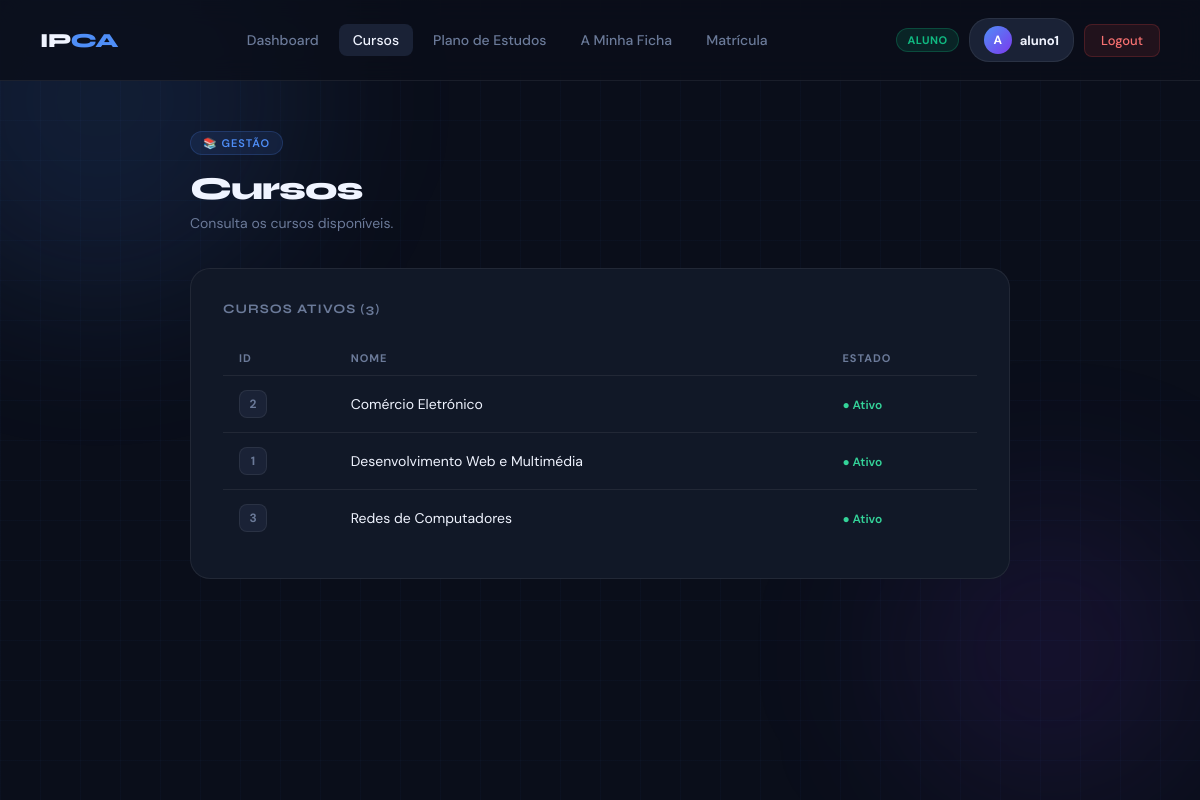
The page /cursos.php (signed in) on the database its author committed.
### tables this page shows
CREATE TABLE `cursos` (
  `ID` int(11) NOT NULL AUTO_INCREMENT,
  `Nome` text NOT NULL,
  `ativo` tinyint(1) NOT NULL DEFAULT 1,
  PRIMARY KEY (`ID`)
);

### cursos.php (the view, shortened to what this page needs)
<?php
require_once 'config.php';
$isAdmin   = ($_SESSION['grupo'] == 1);
$isGestor  = ($_SESSION['grupo'] == 4);
$podeGerir = ($isAdmin || $isGestor);
$cursos_ativos   = $pdo->query("SELECT * FROM cursos WHERE ativo=1 ORDER BY Nome")->fetchAll();
?>
<!DOCTYPE html>
<html lang="pt">
<head>
</head>
<body>
<div class="orb orb-1"></div><div class="orb orb-2"></div>
<?php include 'navbar.php'; ?>
<main>
    <div class="page-header">
        <div class="page-tag">📚 Gestão</div>
        <h1>Cursos</h1>
        <p><?= $podeGerir ? 'Cria, edita e gere os cursos. A desativação mantém o histórico.' : 'Consulta os cursos disponíveis.' ?></p>
    </div>
    <div class="box">
        <div class="box-title">Cursos Ativos (<?= count($cursos_ativos) ?>)</div>
        <?php if (empty($cursos_ativos)): ?>
            <p style="color:var(--muted);text-align:center;padding:20px 0">Nenhum curso ativo.</p>
        <?php else: ?>
        <table>
            <tr><th>ID</th><th>Nome</th><th>Estado</th><?php if ($podeGerir): ?><th>Ações</th><?php endif; ?></tr>
            <?php foreach ($cursos_ativos as $row): ?>
            <tr>
                <td><span class="badge"><?= $row['ID'] ?></span></td>
                <td><?= htmlspecialchars($row['Nome']) ?></td>
                <td><span class="status-ativo">● Ativo</span></td>
            </tr>
            <?php endforeach; ?>
        </table>
        <?php endif; ?>
    </div>
</main>
</body>
</html>

### cursos.php (style rules this page uses)
:root { --bg:#0a0e1a;--surface:#111827;--surface2:#1a2236;--border:rgba(255,255,255,0.07);--accent:#4f8ef7;--accent2:#7c3aed;--text:#f0f4ff;--muted:#6b7a99 }
* { margin:0;padding:0;box-sizing:border-box }
body { font-family:'DM Sans',sans-serif;background:var(--bg);color:var(--text);min-height:100vh }
body::before { content:'';position:fixed;inset:0;background-image:linear-gradient(rgba(79,142,247,0.03) 1px,transparent 1px),linear-gradient(90deg,rgba(79,142,247,0.03) 1px,transparent 1px);background-size:40px 40px;pointer-events:none;z-index:0 }
.orb { position:fixed;border-radius:50%;filter:blur(80px);pointer-events:none;z-index:0 }
.orb-1 { width:400px;height:400px;background:rgba(79,142,247,0.12);top:-100px;left:-100px }
.orb-2 { width:300px;height:300px;background:rgba(124,58,237,0.1);bottom:0;right:0 }
main { position:relative;z-index:1;max-width:900px;margin:0 auto;padding:50px 40px }
.page-header { margin-bottom:36px;animation:fadeUp 0.4s ease both }
.page-tag { display:inline-flex;align-items:center;gap:6px;background:rgba(79,142,247,0.1);border:1px solid rgba(79,142,247,0.2);color:var(--accent);font-size:11px;font-weight:600;letter-spacing:1px;text-transform:uppercase;padding:4px 12px;border-radius:20px;margin-bottom:14px }
.page-header h1 { font-family:'Syne',sans-serif;font-size:32px;font-weight:800;letter-spacing:-1px;margin-bottom:6px }
.page-header p { color:var(--muted);font-size:14px }
.box { background:var(--surface);border:1px solid var(--border);border-radius:20px;padding:32px;margin-bottom:24px;animation:fadeUp 0.4s 0.1s ease both }
.box-title { font-family:'Syne',sans-serif;font-size:13px;font-weight:700;color:var(--muted);text-transform:uppercase;letter-spacing:1px;margin-bottom:24px }
table { width:100%;border-collapse:collapse }
th { padding:10px 16px;text-align:left;font-size:11px;font-weight:700;color:var(--muted);text-transform:uppercase;letter-spacing:1px;border-bottom:1px solid var(--border) }
td { padding:14px 16px;font-size:14px;border-bottom:1px solid var(--border);vertical-align:middle }
tr:last-child td { border-bottom:none }
.badge { display:inline-flex;align-items:center;justify-content:center;width:28px;height:28px;background:var(--surface2);border:1px solid var(--border);border-radius:8px;font-size:12px;font-weight:700;color:var(--muted) }
.status-ativo { color:#34d399;font-size:12px;font-weight:600 }

### rows shown on the page
cursos: ID "2", Nome "Comércio Eletrónico"
cursos: ID "1", Nome "Desenvolvimento Web e Multimédia"
cursos: ID "3", Nome "Redes de Computadores"

### other values the page prints
$label "ALUNO"
substr($_SESSION['login'], 0, 1) "A"
$_SESSION['login'] "aluno1"
count($cursos_ativos) "3"
